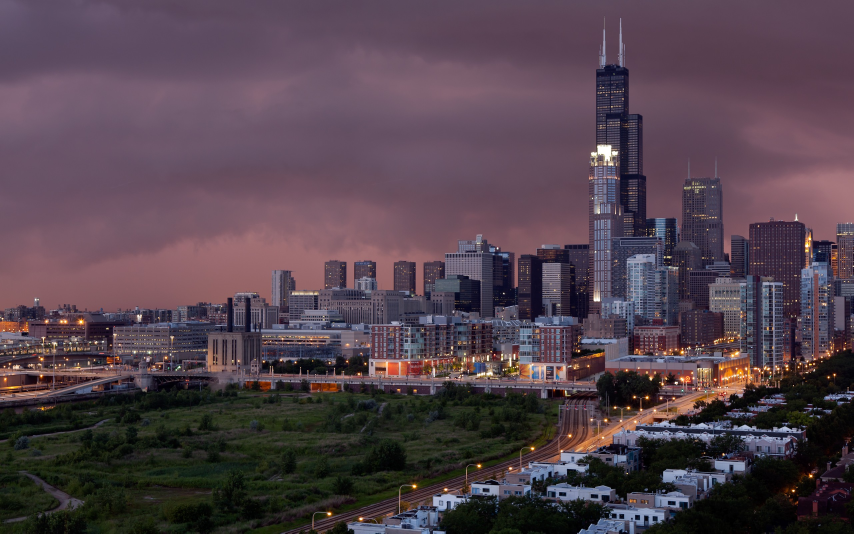
#> input picture Photos/Chicago.jpg, 2560 x 1600 px, found by its file name (shown at 1/3 size)
$ python smoothing.py
#> lines starting #> are read from the running program, lines starting #| are printed output that depends on the picture
import cv2 as cv
import numpy as np


img=cv.imread('Photos\Chicago.jpg')
#> img is the input picture: shape (1600, 2560, 3); mean B, G, R 77, 67, 83.2
resized=cv.resize(img,(500,500),interpolation=cv.INTER_CUBIC)
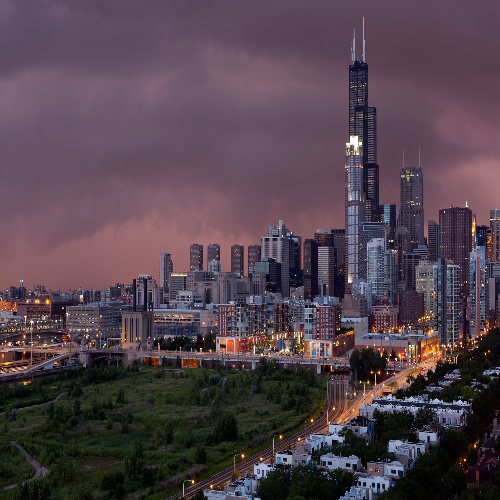
#> resized: shape (500, 500, 3); mean B, G, R 77, 67, 83.2
cv.imshow('Resized',resized)

#averaging average the surrounding pixels
average=cv.blur(resized,(3,3))
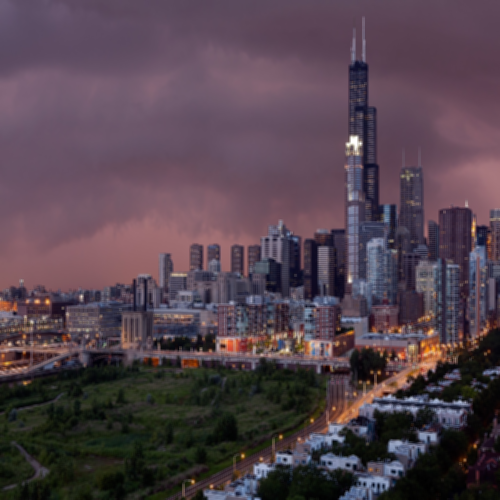
#> average: shape (500, 500, 3); mean B, G, R 77, 67, 83.2
cv.imshow('blur',average)
#Gausian Blur less blur
#gaussian=cv.GaussianBlur(<image resized>,<blur scale(7,7)>,<Standard deviation of x direction 0>)
gaussian=cv.GaussianBlur(resized,(3,3),0)
cv.imshow('Gaussian',gaussian)

#MedianBlur as similar average find the median of surrounding image
#median=cv.medianBlur(<image resized>,<Auomatically takes the size with number>)
median=cv.medianBlur(resized,3)
cv.imshow('Median',median)

#bilateral
#sigma of x,y are such to get pixelposition in image to be average
bilateral=cv.bilateralFilter(resized,50,150,150)
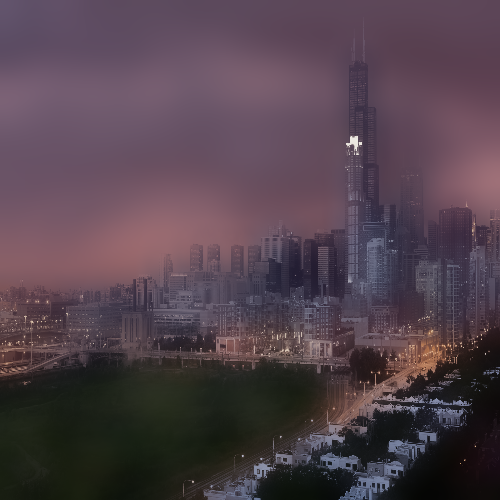
#> bilateral: shape (500, 500, 3); mean B, G, R 76.1, 66.1, 82.4
cv.imshow('Bilateral',bilateral)


if cv.waitKey(0)& 0xFF==ord('s'):
#> (key Esc is pressed here)
    cv.destroyAllWindows()
